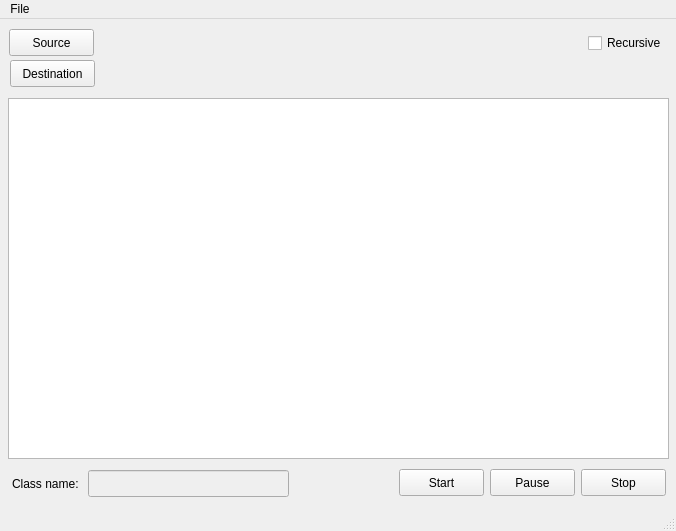
<?xml version="1.0" encoding="UTF-8"?>
<ui version="4.0">
 <class>MainWindow</class>
 <widget class="QMainWindow" name="MainWindow">
  <property name="geometry">
   <rect>
    <x>0</x>
    <y>0</y>
    <width>676</width>
    <height>531</height>
   </rect>
  </property>
  <property name="windowTitle">
   <string>MainWindow</string>
  </property>
  <widget class="QWidget" name="centralwidget">
   <widget class="QGraphicsView" name="gv_image">
    <property name="geometry">
     <rect>
      <x>8</x>
      <y>79</y>
      <width>661</width>
      <height>361</height>
     </rect>
    </property>
   </widget>
   <widget class="QLabel" name="lbl_dst">
    <property name="geometry">
     <rect>
      <x>98</x>
      <y>46</y>
      <width>571</width>
      <height>17</height>
     </rect>
    </property>
    <property name="sizePolicy">
     <sizepolicy hsizetype="Preferred" vsizetype="Preferred">
      <horstretch>0</horstretch>
      <verstretch>0</verstretch>
     </sizepolicy>
    </property>
    <property name="text">
     <string/>
    </property>
   </widget>
   <widget class="QLabel" name="lbl_src">
    <property name="geometry">
     <rect>
      <x>98</x>
      <y>15</y>
      <width>481</width>
      <height>17</height>
     </rect>
    </property>
    <property name="text">
     <string/>
    </property>
   </widget>
   <widget class="QPushButton" name="btn_start">
    <property name="geometry">
     <rect>
      <x>399</x>
      <y>450</y>
      <width>85</width>
      <height>27</height>
     </rect>
    </property>
    <property name="text">
     <string>Start</string>
    </property>
   </widget>
   <widget class="QPushButton" name="btn_pause">
    <property name="geometry">
     <rect>
      <x>490</x>
      <y>450</y>
      <width>85</width>
      <height>27</height>
     </rect>
    </property>
    <property name="text">
     <string>Pause</string>
    </property>
   </widget>
   <widget class="QPushButton" name="btn_stop">
    <property name="geometry">
     <rect>
      <x>581</x>
      <y>450</y>
      <width>85</width>
      <height>27</height>
     </rect>
    </property>
    <property name="text">
     <string>Stop</string>
    </property>
   </widget>
   <widget class="QPushButton" name="btn_src">
    <property name="geometry">
     <rect>
      <x>9</x>
      <y>10</y>
      <width>85</width>
      <height>27</height>
     </rect>
    </property>
    <property name="text">
     <string>Source</string>
    </property>
   </widget>
   <widget class="QCheckBox" name="chk_recursive">
    <property name="geometry">
     <rect>
      <x>588</x>
      <y>13</y>
      <width>88</width>
      <height>22</height>
     </rect>
    </property>
    <property name="text">
     <string>Recursive</string>
    </property>
   </widget>
   <widget class="QPushButton" name="btn_dst">
    <property name="geometry">
     <rect>
      <x>10</x>
      <y>41</y>
      <width>85</width>
      <height>27</height>
     </rect>
    </property>
    <property name="text">
     <string>Destination</string>
    </property>
   </widget>
   <widget class="QLineEdit" name="txt_class_name">
    <property name="enabled">
     <bool>false</bool>
    </property>
    <property name="geometry">
     <rect>
      <x>88</x>
      <y>451</y>
      <width>201</width>
      <height>27</height>
     </rect>
    </property>
   </widget>
   <widget class="QLabel" name="lbl_class_name">
    <property name="geometry">
     <rect>
      <x>12</x>
      <y>456</y>
      <width>69</width>
      <height>17</height>
     </rect>
    </property>
    <property name="text">
     <string>Class name:</string>
    </property>
   </widget>
  </widget>
  <widget class="QMenuBar" name="menubar">
   <property name="geometry">
    <rect>
     <x>0</x>
     <y>0</y>
     <width>676</width>
     <height>27</height>
    </rect>
   </property>
   <widget class="QMenu" name="menuFile">
    <property name="title">
     <string>File</string>
    </property>
    <addaction name="actionOpen"/>
   </widget>
   <addaction name="menuFile"/>
  </widget>
  <widget class="QStatusBar" name="statusbar"/>
  <action name="actionOpen">
   <property name="text">
    <string>Open</string>
   </property>
  </action>
 </widget>
 <resources/>
 <connections/>
</ui>
